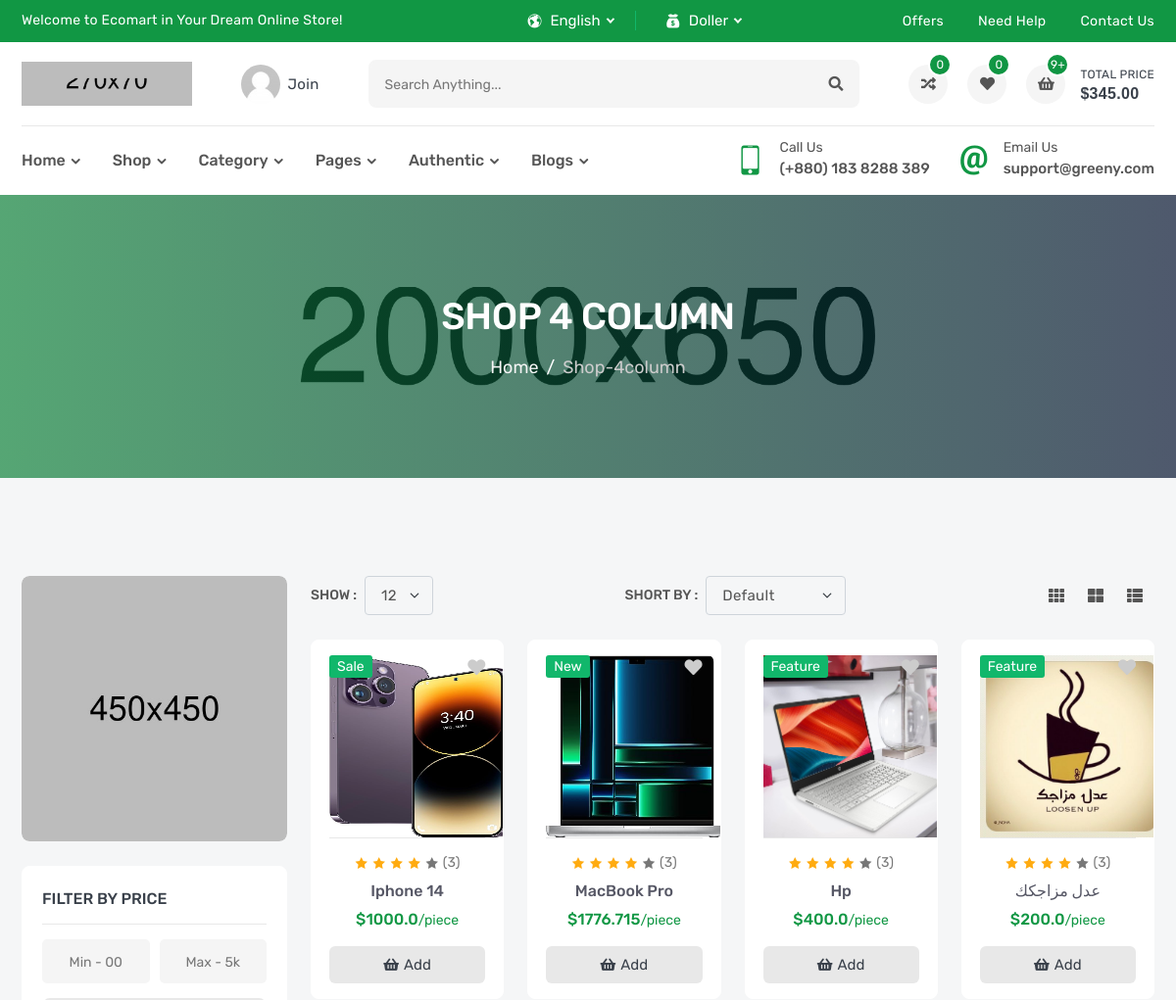
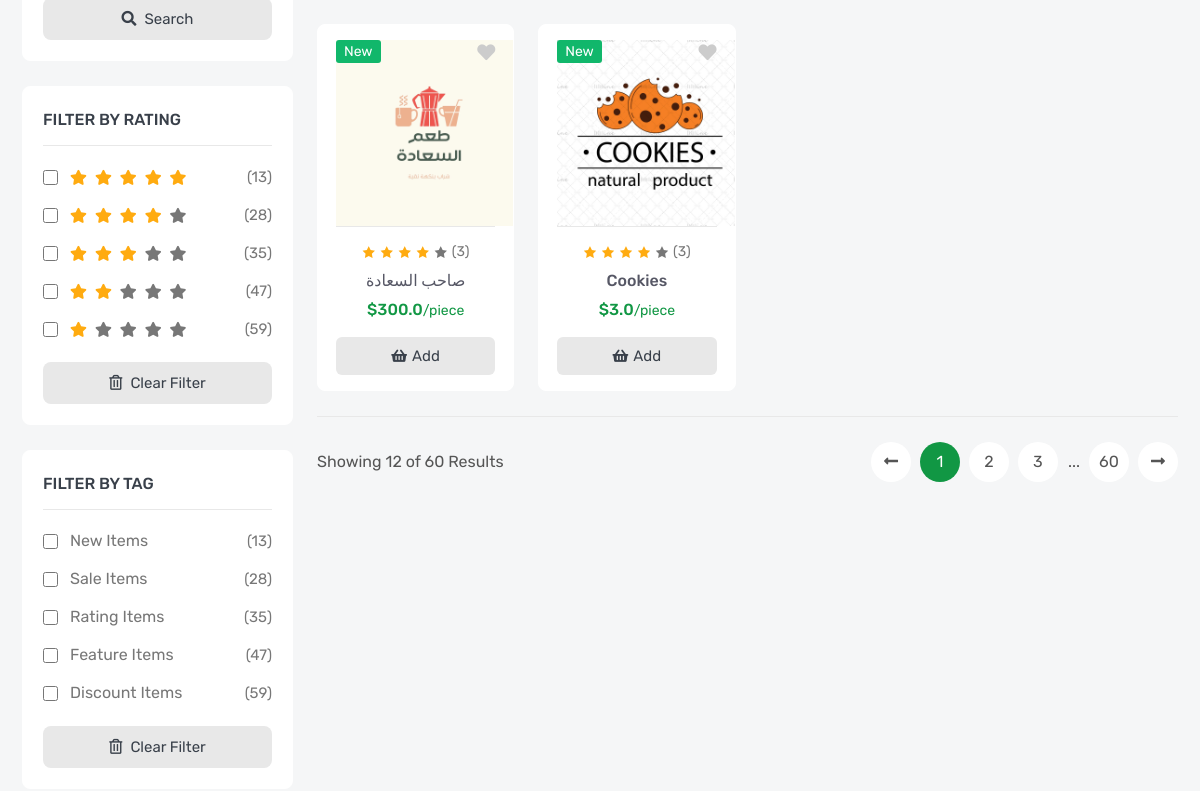
/product/ (upper part), run on an earlier commit of the app's database (2 pictures, top to bottom).
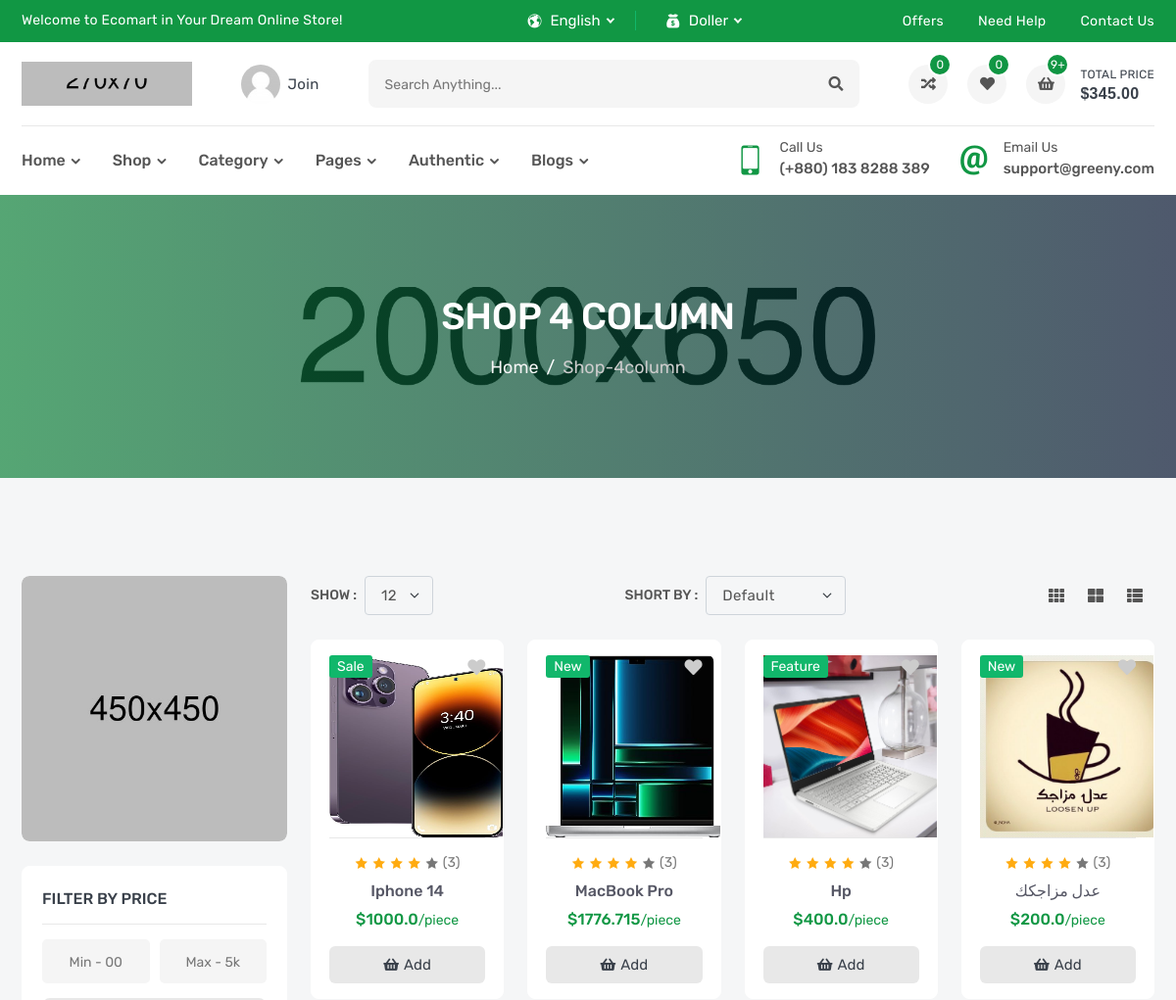
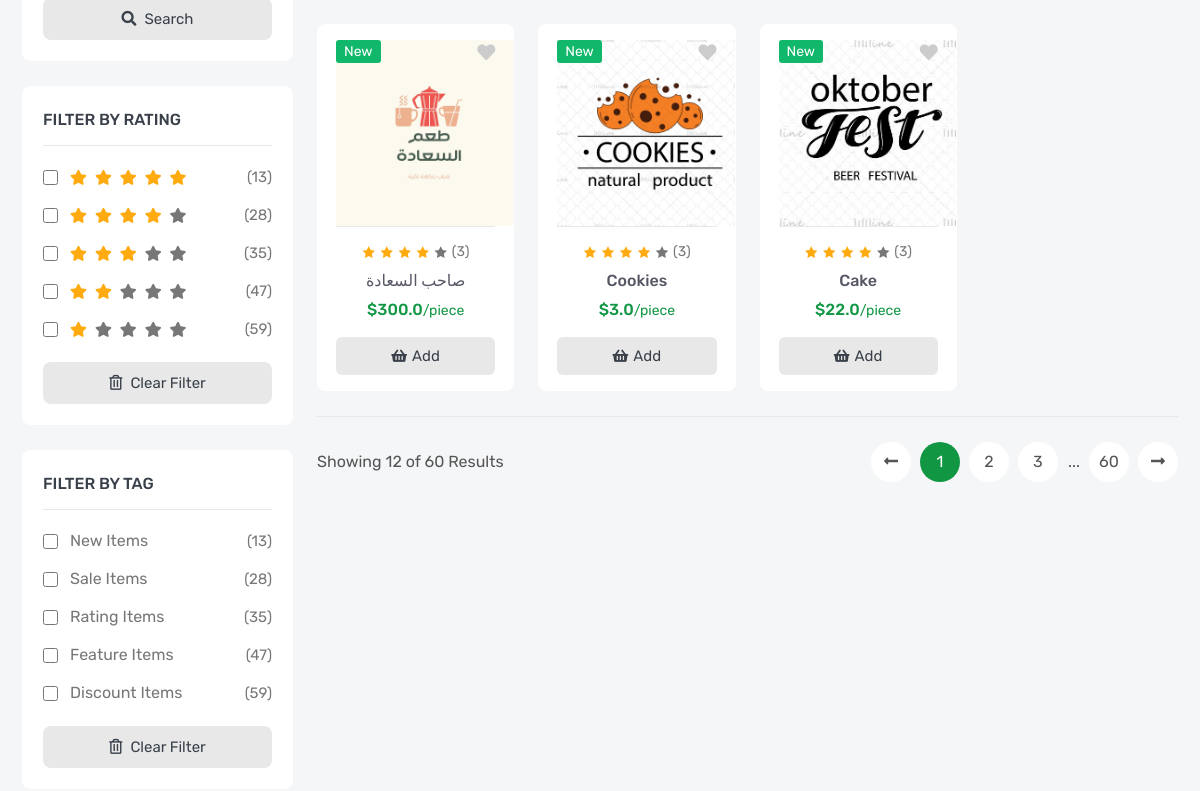
And on a later commit of the database (2 pictures, top to bottom).
### product/models.py (models this page shows)
class Product(models.Model):
    name = models.CharField(_('Name'),max_length=120)
    flag = models.CharField(_('Flag'),max_length=10,choices=FLAG_TYPES)
    image = models.ImageField(_('Image'),upload_to='products')
    price = models.FloatField(_('Price'))
    sku = models.CharField(_('SKU'),max_length=12)
    subtitle = models.CharField(_('Subtitle'),max_length=300)
    descripition = models.TextField(_('Descripition'),max_length=40000)
    quantity = models.IntegerField(_('Quantity'))
    brand = models.ForeignKey('Brand',verbose_name=_('Brand'), related_name='product_name', on_delete=models.SET_NULL, null = True)
    tags = TaggableManager()
    def __str__(self):
        return self.name

### product/views.py (the view)
# urls.py: path('', ProductList.as_view()),
class ProductList(ListView):
    model = Product    #context : object_list , model_list

### product/templates/product/product_list.html (shortened to what the changed rows need)
{% extends "base.html" %}
{% block body %}
        <section class="inner-section single-banner" style="background: url(images/single-banner.jpg) no-repeat center;">
            <div class="container">
                <h2>Shop 4 Column</h2>
            </div>
        </section>
        <section class="inner-section shop-part">
            <div class="container">
                <div class="row content-reverse">
                    <div class="col-lg-9">
                        <div class="row row-cols-2 row-cols-md-3 row-cols-lg-3 row-cols-xl-4">
                            {% for object in object_list %}
                                <div class="col">
                                <div class="product-card">
                                    <div class="product-media">
                                        <div class="product-label">
                                            <label class="label-text new">{{object.flag}}</label>
                                        </div>
                                        <button class="product-wish wish">
                                            <i class="fas fa-heart"></i>
                                        </button>
                                        <a class="product-image" href="product-video.html">
                                            <img src="{{object.image.url}}"style="width:185.9px ; height:185.9px" alt="product">
                                        </a>
                                    </div>
                                    <div class="product-content">
                                        <div class="product-rating">
                                            <i class="active icofont-star"></i>
                                            <i class="active icofont-star"></i>
                                            <i class="active icofont-star"></i>
                                            <i class="active icofont-star"></i>
                                            <i class="icofont-star"></i>
                                            <a href="product-video.html">(3)</a>
                                        </div>
                                        <h6 class="product-name">
                                            <a href="/product/{{object.id}}">{{object}}</a>
                                        </h6>
                                        <h6 class="product-price">
                                            <span>${{object.price}}<small>/piece</small></span>
                                        </h6>
                                        <button class="product-add" title="Add to Cart">
                                            <i class="fas fa-shopping-basket"></i>
                                            <span>add</span>
                                        </button>
                                    </div>
                                </div>
                                </div>
                            {% endfor %}
                        </div>
                    </div>
                </div>
            </div>
        </section>
{% endblock body %}

What changed in the data, as far as the page shows it:
changed Product "عدل مزاجكك": flag "Feature" → "New"
added Product: flag "New", image (picture), name "Cake", price "22.0"
